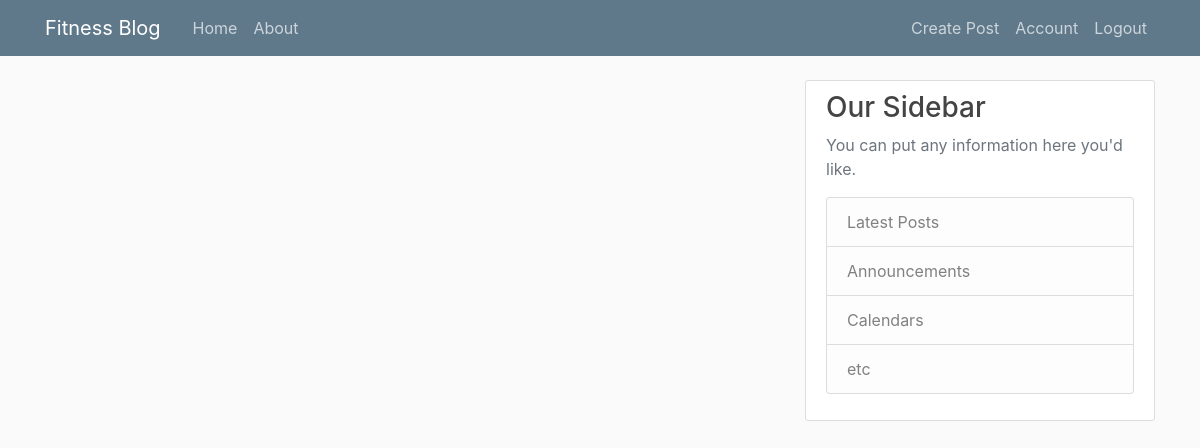
The page /home (signed in) on the database as committed earlier.
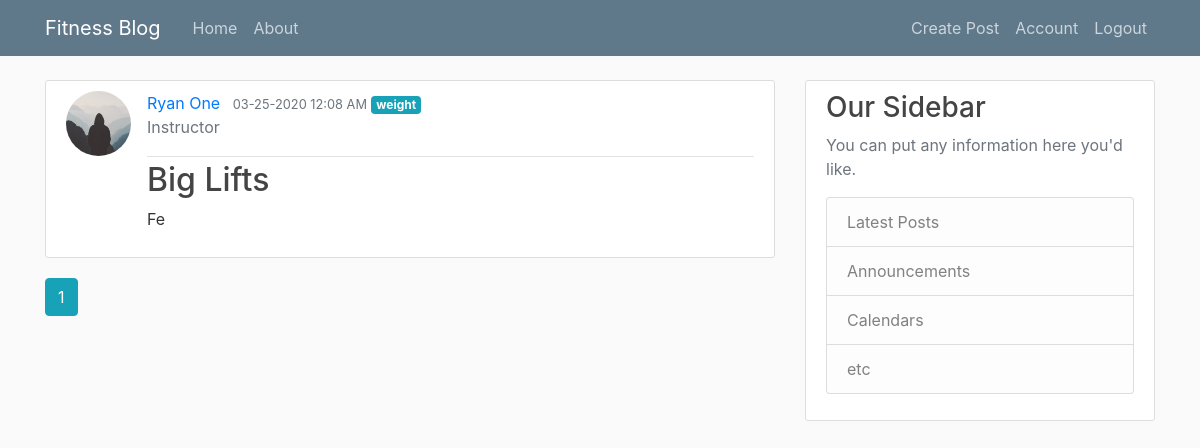
The same page on the database as committed later.
### fitnessblog/models.py (models this page shows, shortened)
class Post(db.Model):
    id = db.Column(db.Integer, primary_key=True)
    title = db.Column(db.String(100), nullable=False)
    date_posted = db.Column(db.DateTime, nullable=False, default=datetime.utcnow)
    content = db.Column(db.Text, nullable=False)
    category = db.Column(db.Text, nullable=False)
    user_id = db.Column(db.Integer, db.ForeignKey("user.id"), nullable=False)

class User(db.Model, UserMixin):
    id = db.Column(db.Integer, primary_key=True)
    username = db.Column(db.String(20), unique=True, nullable=False)
    email = db.Column(db.String(120), unique=True, nullable=False)
    profile_type = db.Column(db.String(20), nullable=False)
    image_file = db.Column(db.String(20), nullable=False, default="default.jpg")
    password = db.Column(db.String(60), nullable=False)
    posts = db.relationship("Post", backref="author", lazy=True)

### fitnessblog/main/routes.py (the view)
@main.route("/")
@main.route("/home")
def home():
    page = request.args.get("page", 1, type=int)
    posts = Post.query.order_by(Post.date_posted.desc()).paginate(page=page, per_page=5)
    return render_template("home.html", posts=posts)

### fitnessblog/models.py (called while the page is built)
@login_manager.user_loader
def load_user(user_id):
    return User.query.get(int(user_id))

### fitnessblog/templates/home.html
{% extends "layout.html" %}
{% block content %}
  {% for post in posts.items %}
    <article class="media content-section">
      <img class="rounded-circle article-img" src="{{ url_for('static', filename='profile_pics/' + post.author.image_file) }}">
      <div class="media-body">
        <div class="article-metadata">
          <a class="mr-2" href="{{ url_for('users.user_posts', username=post.author.username) }}">{{ post.author.username }}</a>
          <small class="text-muted">{{ post.date_posted.strftime('%m-%d-%Y %I:%M %p') }}</small>
          <a href="{{ url_for('posts.filter_by_category', category=post.category) }}" class="badge badge-info">{{ post.category}}</a>
          <p class="text-secondary">{{ current_user.profile_type.capitalize() }}</p>
        </div>
        <h2><a class="article-title" href="{{ url_for('posts.post', post_id=post.id) }}">{{ post.title }}</a></h2>
        <p class="article-content">{{ post.content }}</p>
      </div>
    </article>
  {% endfor %}
  {% for page_num in posts.iter_pages(left_edge=1, right_edge=1, left_current=1, right_current=2) %}
    {% if page_num %}
      {% if posts.page == page_num %}
        <a class="btn btn-info mb-4" href="{{ url_for('main.home', page=page_num) }}">{{ page_num }}</a>
      {% else %}
      <a class="btn btn-outline-info mb-4" href="{{ url_for('main.home', page=page_num) }}">{{ page_num }}</a>
      {% endif %}
    {% else %}
      ...
    {% endif %}
  {% endfor %}
{% endblock content %}

Rows that differ between the two databases and show on the page:
added Post: image_file (placeholder picture), author.username "Ryan One", date_posted "03-25-2020 12:08 AM", category "weight", title "Big Lifts", content "Fe"
now on this page (row unchanged): User: profile_type "Instructor"
Other text that changed with them:
new list line: "1"
